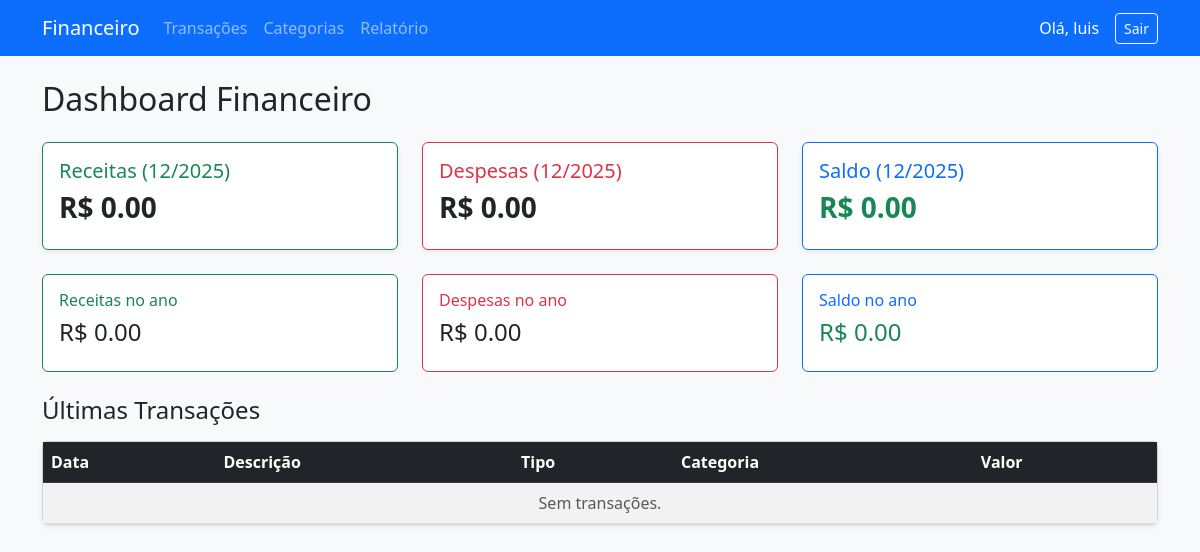
Before: / (signed in) with the older database file.
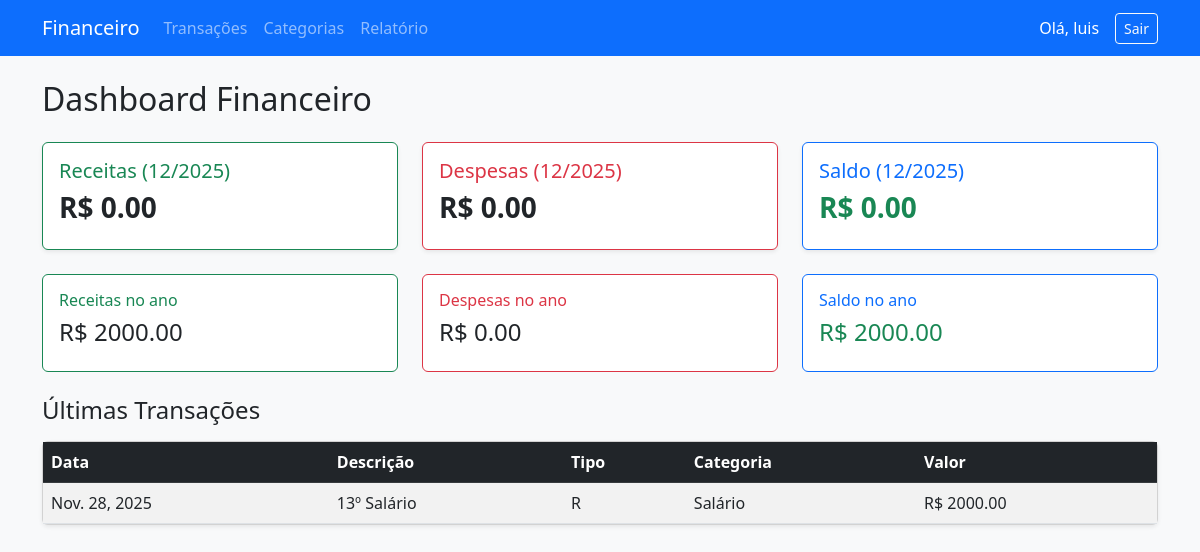
After: the same page with the newer database file.
### transacoes/models.py (models this page shows, shortened)
class Transacao(models.Model):
    TIPO_CHOICES = (
        ("R", "Receita"),
        ("D", "Despesa"),
    )
    descricao = models.CharField(max_length=200)
    valor = models.DecimalField(max_digits=10, decimal_places=2)
    data = models.DateField()
    tipo = models.CharField(max_length=10, choices=TIPO_CHOICES)
    categoria = models.ForeignKey(Categoria, on_delete=models.PROTECT)

### categorias/models.py (models this page shows, shortened)
class Categoria(models.Model):
    STATUS_CHOICES = (
        ("Ativa", "Ativa"),
        ("Inativa", "Inativa"),
        ("Excluída", "Excluída"),
    )
    nome = models.CharField(max_length=100)
    status = models.CharField(max_length=20, choices=STATUS_CHOICES, default="Ativa")

### core/views.py (the view)
# urls.py: path("", views.home, name="dashboard"),
@login_required
def home(request):
    hoje = date.today()
    mes = hoje.month
    ano = hoje.year
    transacoes_mes = Transacao.objects.filter(data__month=mes, data__year=ano)
    receitas = transacoes_mes.filter(tipo="R").aggregate(total=models.Sum("valor"))["total"] or 0
    despesas = transacoes_mes.filter(tipo="D").aggregate(total=models.Sum("valor"))["total"] or 0
    saldo = receitas - despesas
    ultimas = Transacao.objects.order_by("-data")[:5]
    transacoes_ano = Transacao.objects.filter(data__year=ano)
    receitas_ano = transacoes_ano.filter(tipo="R").aggregate(total=models.Sum("valor"))["total"] or 0
    despesas_ano = transacoes_ano.filter(tipo="D").aggregate(total=models.Sum("valor"))["total"] or 0
    saldo_ano = receitas_ano - despesas_ano
    contexto = {
        "receitas": receitas,
        "despesas": despesas,
        "saldo": saldo,
        "ultimas": ultimas,
        "receitas_ano": receitas_ano,
        "despesas_ano": despesas_ano,
        "saldo_ano": saldo_ano,
        "mes_atual": mes,
        "ano_atual": ano,
    }
    return render(request, "core/dashboard.html", contexto)

### core/templates/core/dashboard.html (shortened to what this page needs)
{% extends "core/base.html" %}
{% block conteudo %}
<h2 class="mb-4">Dashboard Financeiro</h2>
<div class="row mb-4">
    <div class="col-md-4">
        <div class="card border-success shadow-sm">
            <div class="card-body">
                <h5 class="text-success">Receitas ({{ mes_atual }}/{{ ano_atual }})</h5>
                <h3 class="fw-bold">R$ {{ receitas|floatformat:2 }}</h3>
            </div>
        </div>
    </div>
    <div class="col-md-4">
        <div class="card border-danger shadow-sm">
            <div class="card-body">
                <h5 class="text-danger">Despesas ({{ mes_atual }}/{{ ano_atual }})</h5>
                <h3 class="fw-bold">R$ {{ despesas|floatformat:2 }}</h3>
            </div>
        </div>
    </div>
    <div class="col-md-4">
        <div class="card border-primary shadow-sm">
            <div class="card-body">
                <h5 class="text-primary">Saldo ({{ mes_atual }}/{{ ano_atual }})</h5>
                <h3 class="fw-bold {% if saldo < 0 %}text-danger{% else %}text-success{% endif %}">
                    R$ {{ saldo|floatformat:2 }}
                </h3>
            </div>
        </div>
    </div>
</div>
<div class="row mb-4">
    <div class="col-md-4">
        <div class="card border-success">
            <div class="card-body">
                <h6 class="text-success">Receitas no ano</h6>
                <h4>R$ {{ receitas_ano|floatformat:2 }}</h4>
            </div>
        </div>
    </div>
    <div class="col-md-4">
        <div class="card border-danger">
            <div class="card-body">
                <h6 class="text-danger">Despesas no ano</h6>
                <h4>R$ {{ despesas_ano|floatformat:2 }}</h4>
            </div>
        </div>
    </div>
    <div class="col-md-4">
        <div class="card border-primary">
            <div class="card-body">
                <h6 class="text-primary">Saldo no ano</h6>
                <h4 class="{% if saldo_ano < 0 %}text-danger{% else %}text-success{% endif %}">
                    R$ {{ saldo_ano|floatformat:2 }}
                </h4>
            </div>
        </div>
    </div>
</div>
<h4 class="mt-4 mb-3">Últimas Transações</h4>
<div class="card shadow-sm mb-4">
    <div class="card-body p-0">
        <table class="table mb-0 table-striped">
            <thead class="table-dark">
                <tr>
                    <th>Data</th>
                    <th>Descrição</th>
                    <th>Tipo</th>
                    <th>Categoria</th>
                    <th>Valor</th>
                </tr>
            </thead>
            <tbody>
                {% for t in ultimas %}
                <tr>
                    <td>{{ t.data }}</td>
                    <td>{{ t.descricao }}</td>
                    <td>{{ t.tipo }}</td>
                    <td>{{ t.categoria.nome }}</td>
                    <td>R$ {{ t.valor|floatformat:2 }}</td>
                </tr>
                {% empty %}
                <tr>
                    <td colspan="5" class="text-center text-muted">Sem transações.</td>
                </tr>
                {% endfor %}
            </tbody>
        </table>
    </div>
</div>
{% endblock %}

Changed rows visible on the page:
added Transacao: data "Nov. 28, 2025", descricao "13º Salário", tipo "R", categoria.nome "Salário", valor "2000.00"
Other visible differences:
{{ receitas_ano|floatformat:2 }}: "0.00" → "2000.00"
{{ saldo_ano|floatformat:2 }}: "0.00" → "2000.00"
text no longer shown: "Sem transações."
